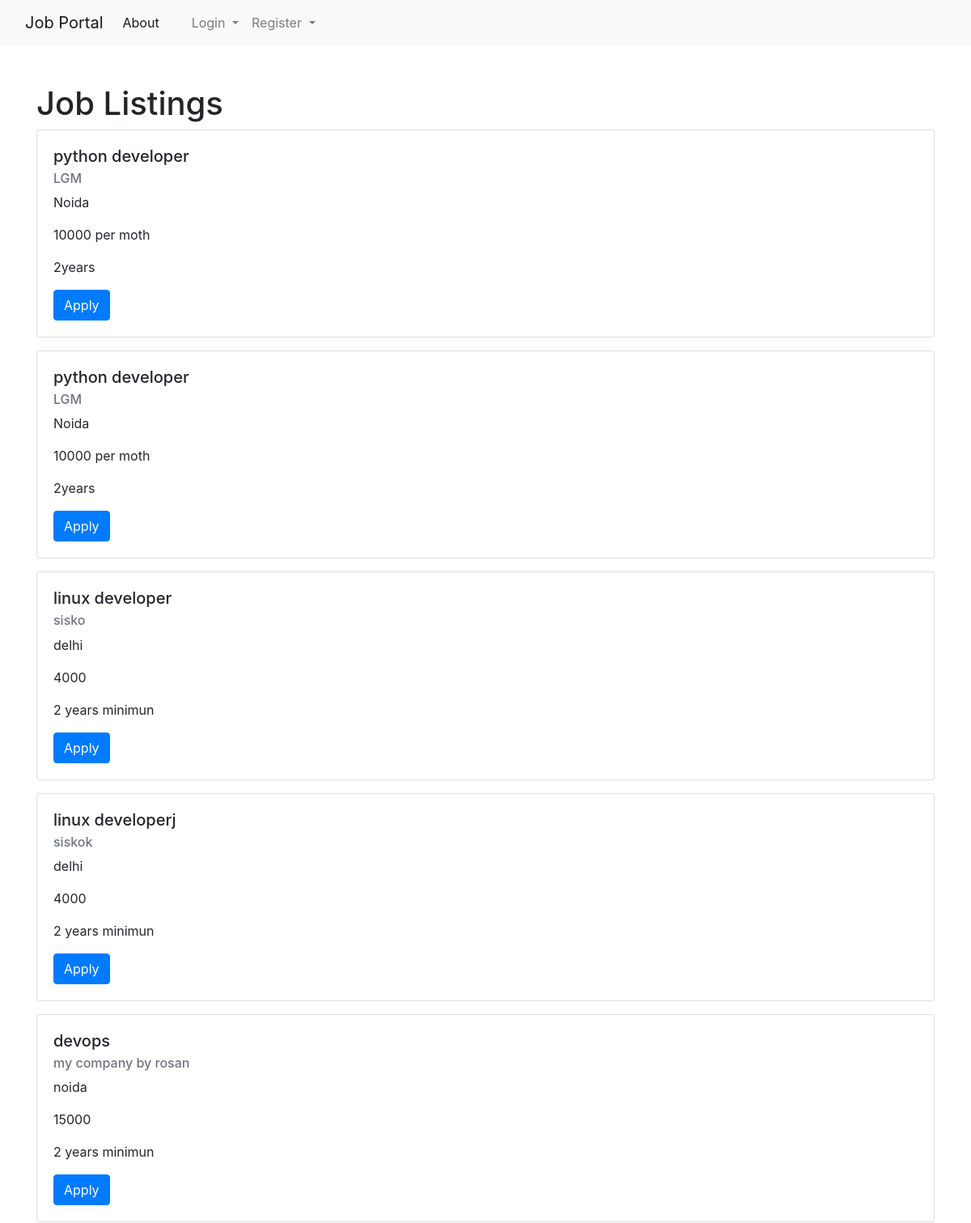
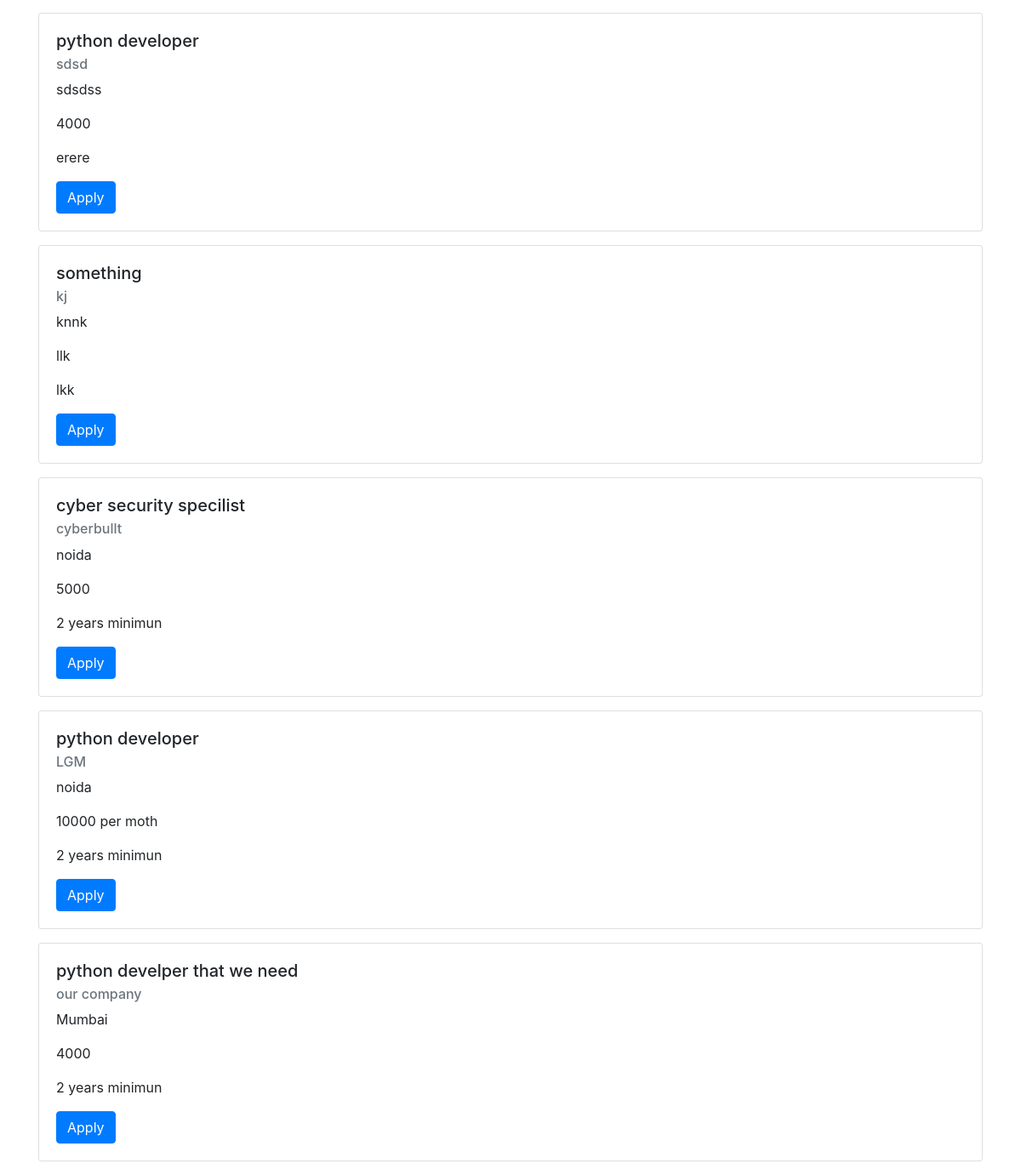
The page / on the database its author committed (2 pictures, top to bottom).
### job_portal/models.py (models this page shows, shortened)
class JobPost(db.Model):
    __tablename__ = 'job_post'
    id = db.Column(db.Integer, primary_key=True)
    job_title = db.Column(db.String(50), nullable=False)
    company_name = db.Column(db.String(50), nullable=False)
    date_posted = db.Column(db.DateTime, nullable=False, default=datetime.utcnow)
    location = db.Column(db.String(50), nullable=False)
    job_description = db.Column(db.Text, nullable=False)
    salary = db.Column(db.String(50), nullable=False)
    experience_required = db.Column(db.String(50), nullable=False)
    employer_id = db.Column(db.Integer, db.ForeignKey('employer.id'), nullable=False)

### job_portal/routes.py (the view)
@app.route("/")
def home():
    jobs = JobPost.query.all()
    return render_template('home.html', jobs=jobs)

### job_portal/templates/home.html
{% extends "basic.html" %}
{% block content %}
  <h1>Job Listings</h1>
  {% for job in jobs %}
    <div class="card mb-3">
      <div class="card-body">
        <h5 class="card-title">{{ job.job_title }}</h5>
        <h6 class="card-subtitle mb-2 text-muted">{{ job.company_name }}</h6>
        <p class="card-text">{{ job.location }}</p>
        <p class="card-text">{{ job.salary }}</p>
        <p class="card-text">{{ job.experience_required }}</p>
        <a href="{{ url_for('apply', job_id=job.id) }}" class="btn btn-primary">Apply</a>
      </div>
    </div>
  {% endfor %}
{% endblock %}

### rows shown on the page
JobPost: job_title "python developer", company_name "LGM", location "Noida", salary "10000 per moth", experience_required "2years"
JobPost: job_title "python developer", company_name "LGM", location "Noida", salary "10000 per moth", experience_required "2years"
JobPost: job_title "linux developer", company_name "sisko", location "delhi", salary "4000", experience_required "2 years minimun"
JobPost: job_title "linux developerj", company_name "siskok", location "delhi", salary "4000", experience_required "2 years minimun"
JobPost: job_title "devops", company_name "my company by rosan", location "noida", salary "15000", experience_required "2 years minimun"
JobPost: job_title "python developer", company_name "sdsd", location "sdsdss", salary "4000", experience_required "erere"
JobPost: job_title "something", company_name "kj", location "knnk", salary "llk", experience_required "lkk"
JobPost: job_title "cyber security specilist", company_name "cyberbullt", location "noida", salary "5000", experience_required "2 years minimun"
JobPost: job_title "python developer", company_name "LGM", location "noida", salary "10000 per moth", experience_required "2 years minimun"
JobPost: job_title "python develper that we need", company_name "our company", location "Mumbai", salary "4000", experience_required "2 years minimun"
